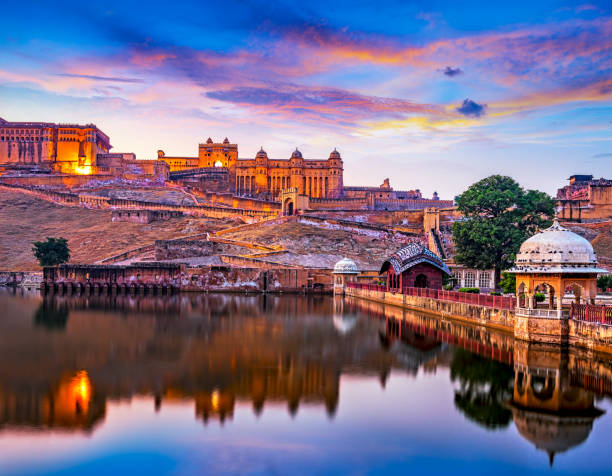
#> input picture images/images.jpg, 612 x 476 px, found by its file name
$ python index.py
#> lines starting #> are read from the running program, lines starting #| are printed output that depends on the picture
# python images folder main save then open
from PIL import Image
img=Image.open('images/images.jpg')
#> img is the input picture: PIL image 612x476 RGB; mean R, G, B 122.3, 109, 133.5
width=600
height=500
img=img.resize((width,height),Image.Resampling.LANCZOS)
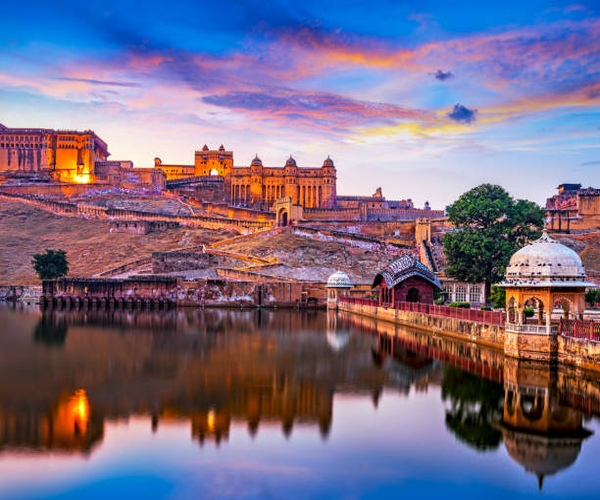
#> img: PIL image 600x500 RGB; mean R, G, B 122.3, 109, 133.5
img.save('girl.jpg')
img.show()
